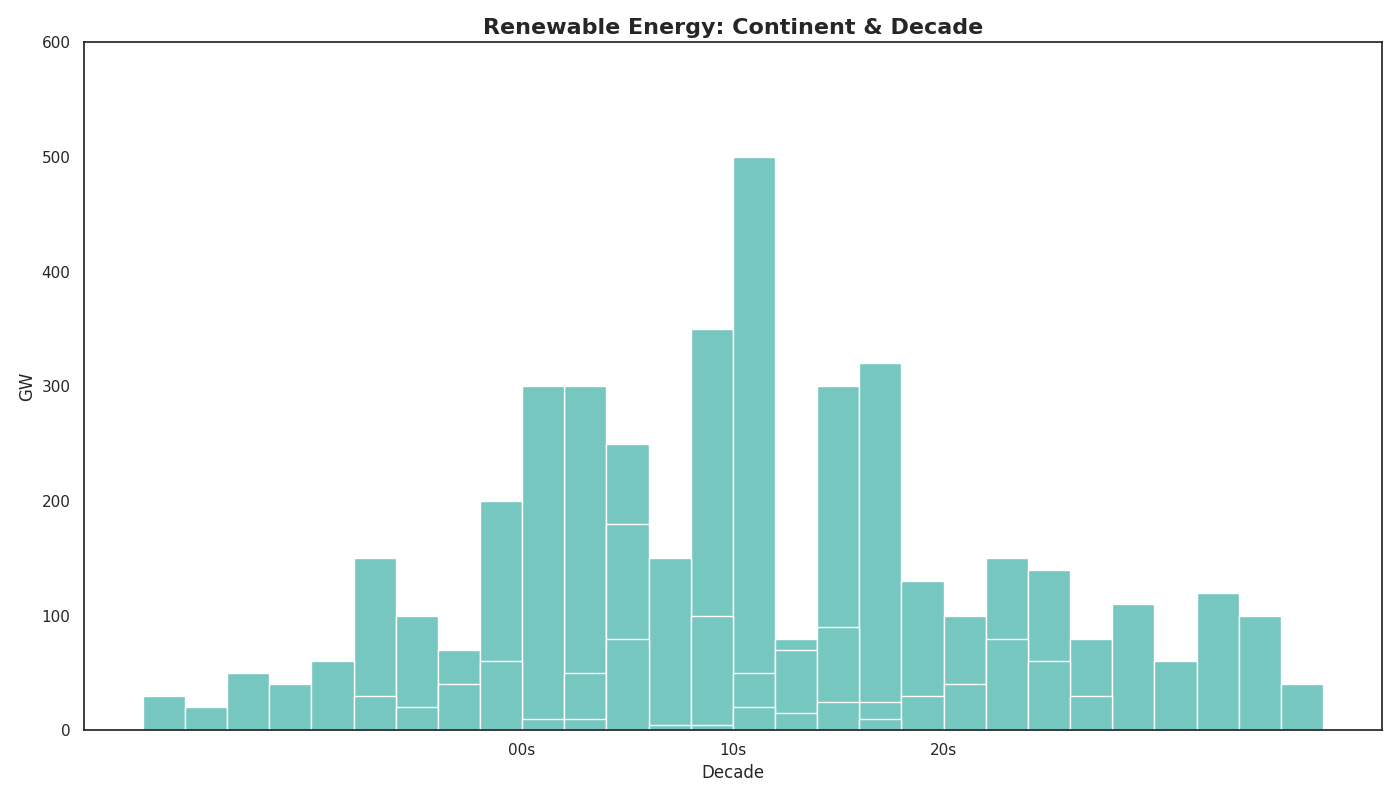

Generate this figure with Python:
import matplotlib.pyplot as plt
import numpy as np

continents = ['Asia', 'Europe', 'NA', 'SA', 'Africa', 'Oceania']
decades = ['00s', '10s', '20s']

asia = [[30, 20, 50], [150, 100, 70], [300, 250, 120]]
europe = [[40, 60, 30], [200, 300, 50], [350, 500, 80]]
north_america = [[20, 40, 60], [180, 150, 100], [300, 320, 130]]
south_america = [[10, 10, 80], [50, 70, 90], [100, 150, 140]]
africa = [[5, 5, 20], [25, 30, 40], [80, 110, 60]]
oceania = [[15, 25, 10], [80, 60, 30], [120, 100, 40]]

data = [asia, europe, north_america, south_america, africa, oceania]

single_color = '#76c7c0'

fig, ax = plt.subplots(figsize=(14, 8))

bar_width = 0.2
n_sources = 3
n_continents = len(continents)
x_positions = np.arange(len(decades))

for i, continent_data in enumerate(data):
    solar, wind, hydro = np.array(continent_data).T
    for j, energy_data in enumerate([solar, wind, hydro]):
        ax.bar(x_positions + i * n_sources * bar_width + j * bar_width, energy_data, color=single_color, width=bar_width)

ax.set_title('Renewable Energy: Continent & Decade', fontsize=16, fontweight='bold')
ax.set_xlabel('Decade', fontsize=12)
ax.set_ylabel('GW', fontsize=12)
ax.set_ylim(0, 600)
ax.set_xticks(x_positions + (n_continents * n_sources - 1) * bar_width / 2)
ax.set_xticklabels(decades)

plt.tight_layout()
plt.show()
